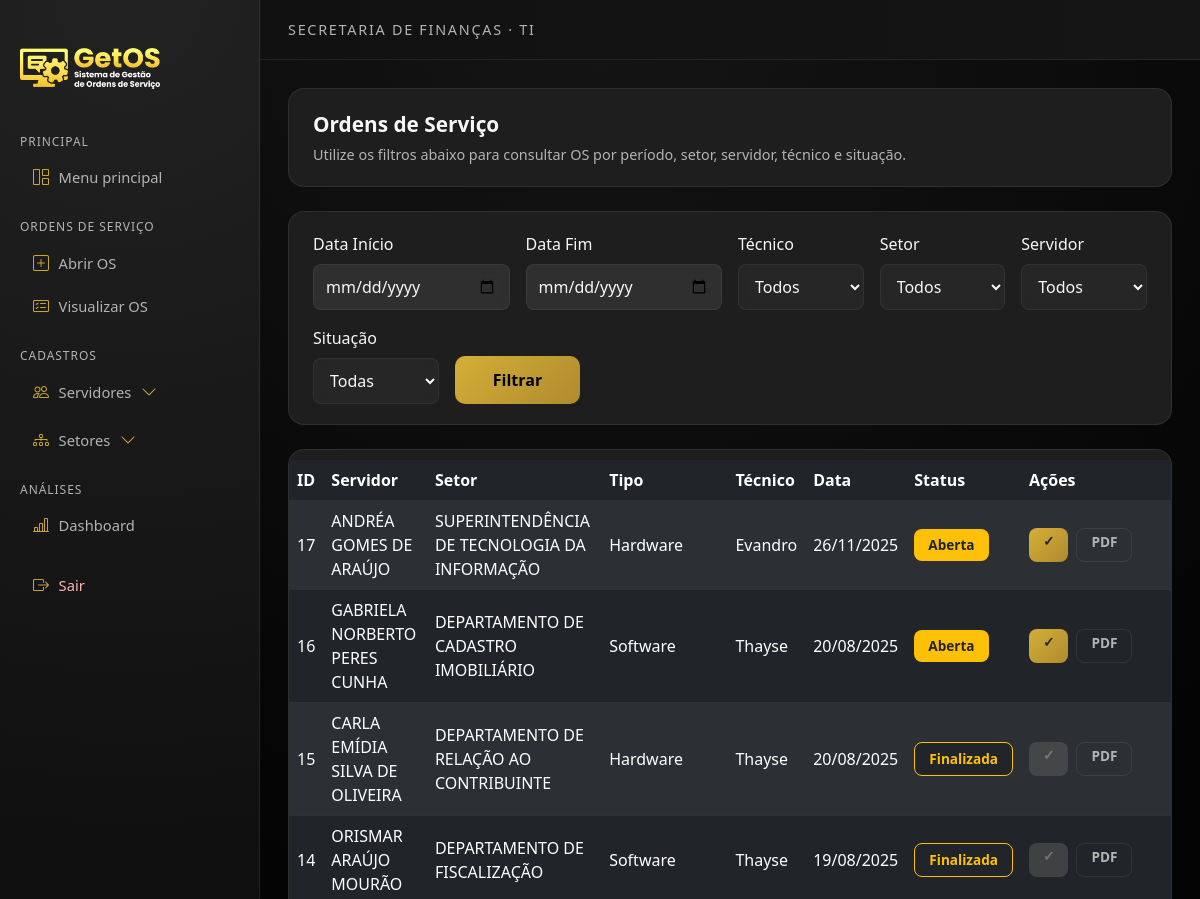
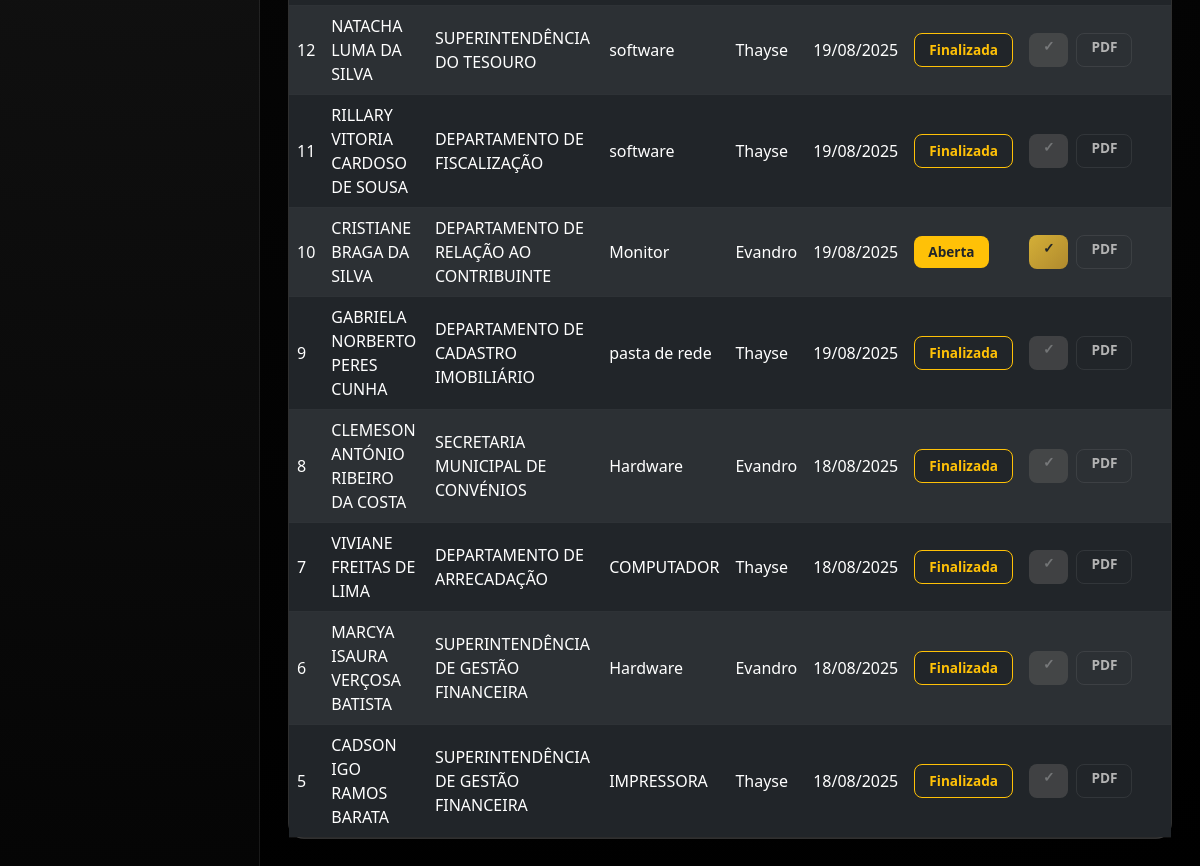
The app's page /ordens/visualizar/ with its own data (2 pictures, top to bottom).
### ordens/models.py (models this page shows, shortened)
class OrdemDeServico(models.Model):
    servidor = models.ForeignKey(Servidor, on_delete=models.CASCADE, related_name='ordens')
    setor = models.ForeignKey(Setor, on_delete=models.CASCADE, related_name='ordens')
    ramal = models.CharField(max_length=10)  # ← Preenchido automaticamente pelo setor
    tipo = models.CharField(max_length=100)
    tecnico = models.ForeignKey(Tecnico, on_delete=models.CASCADE, related_name='ordens')
    data = models.DateField()
    relato = models.TextField()
    comentario_tecnico = models.TextField(blank=True, null=True)  # ← Novo campo aqui
    finalizada = models.BooleanField(default=False)
    criado_em = models.DateTimeField(auto_now_add=True)
    atualizado_em = models.DateTimeField(auto_now=True)

class Tecnico(models.Model):
    user = models.OneToOneField(User, on_delete=models.CASCADE)

### servidores/models.py (models this page shows, shortened)
class Servidor(models.Model):
    nome = models.CharField(max_length=100)
    matricula = models.CharField(max_length=20)
    setor = models.ForeignKey(Setor, on_delete=models.CASCADE)  # Ramal já vem pelo setor

### setores/models.py (models this page shows, shortened)
class Setor(models.Model):
    nome = models.CharField(max_length=100)
    sigla = models.CharField(max_length=20)
    secretaria = models.CharField(max_length=100)
    ramal = models.CharField(
        max_length=10,
        blank=True,
        null=True
    )

### ordens/views.py (the view)
# urls.py: path('visualizar/', views.visualizar_os, name='visualizar_os'),
def visualizar_os(request):
    ordens = OrdemDeServico.objects.select_related('tecnico__user', 'servidor', 'setor')
    data_inicio = request.GET.get('data_inicio')
    data_fim = request.GET.get('data_fim')
    tecnico_id = request.GET.get('tecnico')
    setor_id = request.GET.get('setor')
    servidor_id = request.GET.get('servidor')
    situacao = request.GET.get('situacao')
    if data_inicio:
        ordens = ordens.filter(data__gte=data_inicio)
    if data_fim:
        ordens = ordens.filter(data__lte=data_fim)
    if tecnico_id:
        ordens = ordens.filter(tecnico__id=tecnico_id)
    if setor_id:
        ordens = ordens.filter(setor__id=setor_id)
    if servidor_id:
        ordens = ordens.filter(servidor__id=servidor_id)
    if situacao == 'aberta':
        ordens = ordens.filter(finalizada=False)
    elif situacao == 'finalizada':
        ordens = ordens.filter(finalizada=True)
    ordens = ordens.order_by('-data', '-id')
    tecnicos = Tecnico.objects.select_related('user').order_by('user__username')
    servidores = Servidor.objects.all().order_by('nome')
    setores = Setor.objects.all().order_by('nome')
    return render(request, 'getos/visualizar_os.html', {
        'ordens': ordens,
        'tecnicos': tecnicos,
        'servidores': servidores,
        'setores': setores
    })

### templates/getos/visualizar_os.html (shortened to what this page needs)
{% extends "getos/base.html" %}
{% load static %}
{% block content %}
<div class="card-dark mb-4">
    <div class="page-title">Ordens de Serviço</div>
    <div class="page-subtitle">
        Utilize os filtros abaixo para consultar OS por período, setor, servidor, técnico e situação.
    </div>
</div>
<div class="card-dark mb-4">
    <form method="GET" class="row g-3">
        <div class="col-md-3">
            <label class="form-label">Data Início</label>
            <input type="date" name="data_inicio" class="form-input"
                   value="{{ request.GET.data_inicio }}">
        </div>
        <div class="col-md-3">
            <label class="form-label">Data Fim</label>
            <input type="date" name="data_fim" class="form-input"
                   value="{{ request.GET.data_fim }}">
        </div>
        <div class="col-md-2">
            <label class="form-label">Técnico</label>
            <select name="tecnico" class="form-input">
                <option value="">Todos</option>
            </select>
        </div>
        <div class="col-md-2">
            <label class="form-label">Setor</label>
            <select name="setor" class="form-input">
                <option value="">Todos</option>
            </select>
        </div>
        <div class="col-md-2">
            <label class="form-label">Servidor</label>
            <select name="servidor" class="form-input">
                <option value="">Todos</option>
            </select>
        </div>
        <div class="col-md-2">
            <label class="form-label">Situação</label>
            <select name="situacao" class="form-input">
                <option value="">Todas</option>
            </select>
        </div>
        <div class="col-md-2 d-flex align-items-end">
            <button type="submit" class="btn btn-accent w-100">Filtrar</button>
        </div>
    </form>
</div>
<div class="card-dark p-0">
    <div class="table-responsive">
        <table class="table table-dark table-striped align-middle mb-0">
            <thead class="table-head-dark">
                <tr>
                    <th>ID</th>
                    <th>Servidor</th>
                    <th>Setor</th>
                    <th>Tipo</th>
                    <th>Técnico</th>
                    <th>Data</th>
                    <th>Status</th>
                    <th style="width: 150px;">Ações</th>
                </tr>
            </thead>
            <tbody>
            {% for ordem in ordens %}
                <tr>
                    <td>{{ ordem.id }}</td>
                    <td>{{ ordem.servidor.nome }}</td>
                    <td>{{ ordem.setor.nome }}</td>
                    <td>{{ ordem.tipo }}</td>
                    <td>{{ ordem.tecnico.user.username }}</td>
                    <td>{{ ordem.data|date:"d/m/Y" }}</td>
                    <td>
                        {% if ordem.finalizada %}
                            <span class="badge-os bg-dark border border-warning text-warning text-center">
                                Finalizada
                            </span>
                        {% else %}
                            <span class="badge-os bg-warning text-dark text-center">
                                Aberta
                            </span>
                        {% endif %}
                    </td>
                    <td>
                        <div class="d-flex gap-2">
                            {% if ordem.finalizada %}
                                <span class="btn-os-disabled" title="OS já finalizada">✓</span>
                            {% else %}
                                <a href="{% url 'finalizar_os' ordem.id %}"
                                   class="btn-os btn-accent text-dark text-decoration-none text-center"
                                   title="Finalizar OS">
                                    ✓
                                </a>
                            {% endif %}
                            <a href="{% url 'gerar_pdf_os' ordem.id %}"
                               class="btn-os btn-ghost text-decoration-none text-center"
                               target="_blank"
                               title="Gerar PDF">
                                PDF
                            </a>
                        </div>
                    </td>
                </tr>
            {% empty %}
                <tr>
                    <td colspan="8" class="text-center py-4">Nenhuma OS encontrada.</td>
                </tr>
            {% endfor %}
            </tbody>
        </table>
    </div>
</div>
{% endblock %}

### static/css/style.css (style rules this page uses)
* { margin: 0; padding: 0; box-sizing: border-box; }
html, body { min-height: 100%; }
body { font-family: 'Segoe UI', sans-serif; color: #ffffff; }
:root { --bg-body: #0b0b0b; --bg-gradient-start: #0f4037; --bg-gradient-end: #2b6661; --bg-sidebar: #111111; --bg-card: #1e1e1e; --border-subtle: rgba(255,255,255,0.08); --accent: #D4AF37; --accent-hover: #B08A2E; --accent-soft: rgba(212,175,55,0.18); --text-primary: #f7f7f7; --text-muted: #b3b3b3; }
body { background: linear-gradient(135deg, var(--bg-gradient-start), var(--bg-gradient-end)); min-height: 100vh; display: flex; justify-content: center; align-items: flex-start; padding: 30px 0; }
body.app-dark { background: radial-gradient(circle at top, #151515 0, #050505 45%, #000 100%); color: var(--text-primary); min-height: 100vh; display: block; padding: 0; }
.card-dark, .dash-card { background-color: var(--bg-card); border-radius: 1rem; border: 1px solid var(--border-subtle); padding: 1.25rem 1.5rem; }
.page-title { font-size:1.3rem; font-weight:600; margin-bottom:.25rem; }
.page-subtitle { font-size:.9rem; color:var(--text-muted); }
.btn, button { padding: 12px 16px; border-radius:10px; border:none; cursor:pointer; font-weight:700; transition: background .2s ease, transform .08s ease; }
.btn-accent { background: linear-gradient(135deg, var(--accent), var(--accent-hover)); color: #000; border: none; font-weight: 700; }
.btn-ghost { background: transparent; border:1px solid var(--border-subtle); color:var(--text-muted); }
.btn-os, .btn-os-disabled { padding:6px 14px; font-size:.85rem; font-weight:600; line-height:1; border-radius:8px; height:34px; }
.btn-os-disabled { background-color:#555; color:#aaa; pointer-events:none; opacity:.6; }
label { display:block; margin-bottom:6px; font-size:16px; color:var(--text-primary); }
input[type="text"], input[type="number"], input[type="date"], input[type="email"], input[type="password"], select, textarea, .form-input, .form-textarea { width:100%; padding:10px 12px; border-radius:8px; border:1px solid rgba(255,255,255,0.06); background: rgba(255,255,255,0.04); color: var(--text-primary); font-size:16px; box-sizing:border-box; transition: border-color .18s ease, background .18s ease, box-shadow .18s ease; backdrop-filter: blur(4px); }
input::placeholder, textarea::placeholder { color: #9b9b9b; }
body.app-dark select option { background-color: #151515; color: var(--text-primary); }
table { width:100%; border-collapse:collapse; margin-top:10px; color:var(--text-primary); }
th, td { padding:12px; border-bottom:1px solid rgba(255,255,255,0.06); text-align:left; }
th { background: rgba(255,255,255,0.02); font-weight:700; color:var(--text-muted); }
.badge-os { display:inline-block; padding:6px 14px; font-size:.85rem; font-weight:600; border-radius:8px; }
.p-0 { padding:0; }
input:not(:placeholder-shown), input:valid { background: rgba(255,255,255,0.08) !important; }

### records on screen
OrdemDeServico: id "17", servidor.nome "ANDRÉA GOMES DE ARAÚJO", setor.nome "SUPERINTENDÊNCIA DE TECNOLOGIA DA INFORMAÇÃO", tipo "Hardware", tecnico.user.username "Evandro", data "26/11/2025", finalizada "Aberta"
OrdemDeServico: id "16", servidor.nome "GABRIELA NORBERTO PERES CUNHA", setor.nome "DEPARTAMENTO DE CADASTRO IMOBILIÁRIO", tipo "Software", tecnico.user.username "Thayse", data "20/08/2025", finalizada "Aberta"
OrdemDeServico: id "15", servidor.nome "CARLA EMÍDIA SILVA DE OLIVEIRA", setor.nome "DEPARTAMENTO DE RELAÇÃO AO CONTRIBUINTE", tipo "Hardware", tecnico.user.username "Thayse", data "20/08/2025", finalizada "Finalizada"
OrdemDeServico: id "14", servidor.nome "ORISMAR ARAÚJO MOURÃO", setor.nome "DEPARTAMENTO DE FISCALIZAÇÃO", tipo "Software", tecnico.user.username "Thayse", data "19/08/2025", finalizada "Finalizada"
OrdemDeServico: id "12", servidor.nome "NATACHA LUMA DA SILVA", setor.nome "SUPERINTENDÊNCIA DO TESOURO", tipo "software", tecnico.user.username "Thayse", data "19/08/2025", finalizada "Finalizada"
OrdemDeServico: id "11", servidor.nome "RILLARY VITORIA CARDOSO DE SOUSA", setor.nome "DEPARTAMENTO DE FISCALIZAÇÃO", tipo "software", tecnico.user.username "Thayse", data "19/08/2025", finalizada "Finalizada"
OrdemDeServico: id "10", servidor.nome "CRISTIANE BRAGA DA SILVA", setor.nome "DEPARTAMENTO DE RELAÇÃO AO CONTRIBUINTE", tipo "Monitor", tecnico.user.username "Evandro", data "19/08/2025", finalizada "Aberta"
OrdemDeServico: id "9", servidor.nome "GABRIELA NORBERTO PERES CUNHA", setor.nome "DEPARTAMENTO DE CADASTRO IMOBILIÁRIO", tipo "pasta de rede", tecnico.user.username "Thayse", data "19/08/2025", finalizada "Finalizada"
OrdemDeServico: id "8", servidor.nome "CLEMESON ANTÓNIO RIBEIRO DA COSTA", setor.nome "SECRETARIA MUNICIPAL DE CONVÉNIOS", tipo "Hardware", tecnico.user.username "Evandro", data "18/08/2025", finalizada "Finalizada"
OrdemDeServico: id "7", servidor.nome "VIVIANE FREITAS DE LIMA", setor.nome "DEPARTAMENTO DE ARRECADAÇÃO", tipo "COMPUTADOR", tecnico.user.username "Thayse", data "18/08/2025", finalizada "Finalizada"
OrdemDeServico: id "6", servidor.nome "MARCYA ISAURA VERÇOSA BATISTA", setor.nome "SUPERINTENDÊNCIA DE GESTÃO FINANCEIRA", tipo "Hardware", tecnico.user.username "Evandro", data "18/08/2025", finalizada "Finalizada"
OrdemDeServico: id "5", servidor.nome "CADSON IGO RAMOS BARATA", setor.nome "SUPERINTENDÊNCIA DE GESTÃO FINANCEIRA", tipo "IMPRESSORA", tecnico.user.username "Thayse", data "18/08/2025", finalizada "Finalizada"
